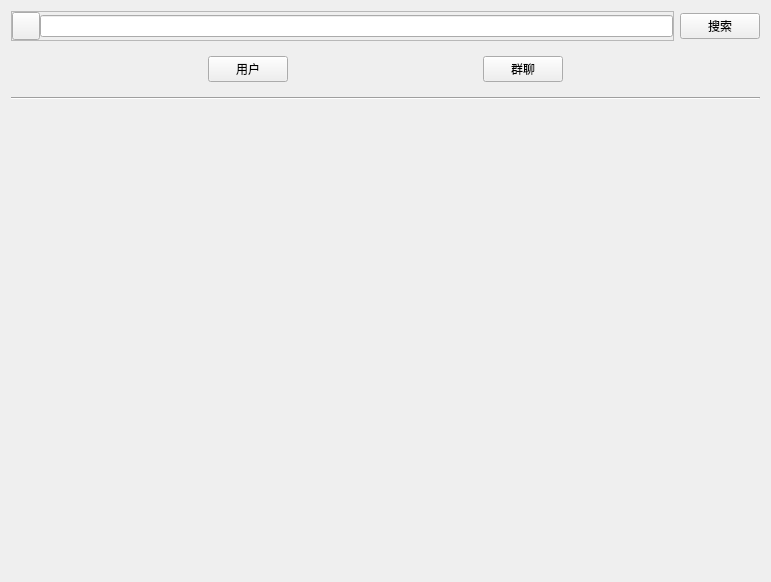
<?xml version="1.0" encoding="UTF-8"?>
<ui version="4.0">
 <class>AddFriendWidget</class>
 <widget class="QWidget" name="AddFriendWidget">
  <property name="geometry">
   <rect>
    <x>0</x>
    <y>0</y>
    <width>771</width>
    <height>582</height>
   </rect>
  </property>
  <property name="windowTitle">
   <string>全网搜索</string>
  </property>
  <layout class="QVBoxLayout" name="verticalLayout">
   <item>
    <widget class="QWidget" name="widget_3" native="true">
     <layout class="QHBoxLayout" name="horizontalLayout">
      <property name="leftMargin">
       <number>0</number>
      </property>
      <property name="topMargin">
       <number>0</number>
      </property>
      <property name="rightMargin">
       <number>0</number>
      </property>
      <property name="bottomMargin">
       <number>0</number>
      </property>
      <item>
       <widget class="QFrame" name="searchFrame">
        <property name="minimumSize">
         <size>
          <width>0</width>
          <height>30</height>
         </size>
        </property>
        <property name="frameShape">
         <enum>QFrame::StyledPanel</enum>
        </property>
        <property name="frameShadow">
         <enum>QFrame::Raised</enum>
        </property>
        <layout class="QHBoxLayout" name="horizontalLayout_2">
         <property name="spacing">
          <number>0</number>
         </property>
         <property name="leftMargin">
          <number>0</number>
         </property>
         <property name="topMargin">
          <number>0</number>
         </property>
         <property name="rightMargin">
          <number>0</number>
         </property>
         <property name="bottomMargin">
          <number>0</number>
         </property>
         <item>
          <widget class="QPushButton" name="searchBtn">
           <property name="maximumSize">
            <size>
             <width>28</width>
             <height>28</height>
            </size>
           </property>
           <property name="text">
            <string/>
           </property>
          </widget>
         </item>
         <item>
          <widget class="QLineEdit" name="searchLine"/>
         </item>
        </layout>
       </widget>
      </item>
      <item>
       <widget class="QPushButton" name="searchidBtn">
        <property name="minimumSize">
         <size>
          <width>60</width>
          <height>0</height>
         </size>
        </property>
        <property name="text">
         <string>搜索</string>
        </property>
       </widget>
      </item>
     </layout>
    </widget>
   </item>
   <item>
    <widget class="QWidget" name="widget" native="true">
     <layout class="QHBoxLayout" name="horizontalLayout_3">
      <item>
       <spacer name="horizontalSpacer">
        <property name="orientation">
         <enum>Qt::Horizontal</enum>
        </property>
        <property name="sizeHint" stdset="0">
         <size>
          <width>186</width>
          <height>20</height>
         </size>
        </property>
       </spacer>
      </item>
      <item>
       <widget class="QPushButton" name="userBtn">
        <property name="minimumSize">
         <size>
          <width>70</width>
          <height>0</height>
         </size>
        </property>
        <property name="text">
         <string>用户</string>
        </property>
       </widget>
      </item>
      <item>
       <spacer name="horizontalSpacer_2">
        <property name="orientation">
         <enum>Qt::Horizontal</enum>
        </property>
        <property name="sizeHint" stdset="0">
         <size>
          <width>186</width>
          <height>20</height>
         </size>
        </property>
       </spacer>
      </item>
      <item>
       <widget class="QPushButton" name="groupBtn">
        <property name="minimumSize">
         <size>
          <width>70</width>
          <height>0</height>
         </size>
        </property>
        <property name="text">
         <string>群聊</string>
        </property>
       </widget>
      </item>
      <item>
       <spacer name="horizontalSpacer_3">
        <property name="orientation">
         <enum>Qt::Horizontal</enum>
        </property>
        <property name="sizeHint" stdset="0">
         <size>
          <width>186</width>
          <height>20</height>
         </size>
        </property>
       </spacer>
      </item>
     </layout>
    </widget>
   </item>
   <item>
    <widget class="Line" name="line">
     <property name="orientation">
      <enum>Qt::Horizontal</enum>
     </property>
    </widget>
   </item>
   <item>
    <widget class="QStackedWidget" name="stackedWidget">
     <widget class="QWidget" name="page"/>
     <widget class="QWidget" name="page_2"/>
    </widget>
   </item>
  </layout>
 </widget>
 <resources/>
 <connections/>
</ui>
